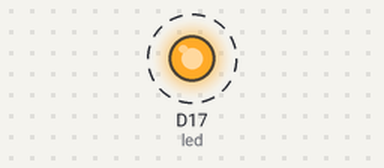
The program below on a simulated CircuitPython board. On the bench: output pins drawn as LEDs (lit = HIGH). Dashed ring = blinking.

Above: at 0.2 s.
Timing chart, 0 to 3.0 s (numbered marks = the images above):
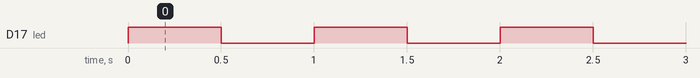

The program:

code.py
```python
import board
import digitalio
import time

led = digitalio.DigitalInOut(board.D17)
led.direction = digitalio.Direction.OUTPUT

while True:
    led.value = True
    time.sleep(0.5)
    led.value = False
    time.sleep(0.5)
```

Measured:
- by itself, D17 (led): alternates HIGH for 0.50 s and LOW for 0.50 s
